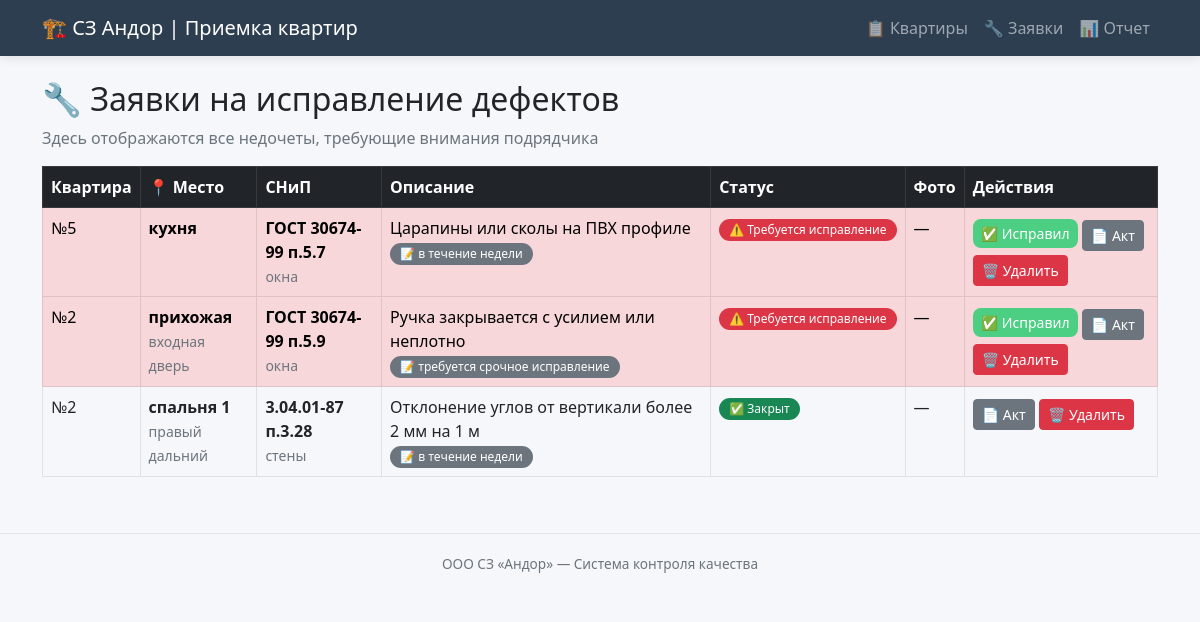
The app's page /defects with its own data.
### tables this page shows
CREATE TABLE defects (
            id INTEGER PRIMARY KEY AUTOINCREMENT,
            flat_id INTEGER NOT NULL,
            snip_defect_id INTEGER NOT NULL,
            room TEXT,
            location_detail TEXT,
            comment TEXT,
            photo_path TEXT,
            status TEXT DEFAULT 'open',
            created_at TIMESTAMP,
            fixed_at TIMESTAMP,
            FOREIGN KEY (flat_id) REFERENCES flats(id),
            FOREIGN KEY (snip_defect_id) REFERENCES snip_defects(id)
        );

CREATE TABLE flats (
    id INTEGER PRIMARY KEY AUTOINCREMENT,
    number TEXT NOT NULL,
    street TEXT,
    house TEXT,
    entrance INTEGER,
    floor INTEGER,
    status TEXT DEFAULT 'in_progress'
);

CREATE TABLE snip_defects (
            id INTEGER PRIMARY KEY AUTOINCREMENT,
            code TEXT NOT NULL,
            category TEXT NOT NULL,
            description TEXT NOT NULL,
            severity TEXT NOT NULL
        );

### app.py (the view)
@app.route('/defects')
def defects():
    conn = get_db()
    all_defects = conn.execute('''
        SELECT d.*, f.number as flat_number, f.street, f.house,
               s.code, s.category, s.description, s.severity
        FROM defects d
        JOIN flats f ON d.flat_id = f.id
        JOIN snip_defects s ON d.snip_defect_id = s.id
        ORDER BY
            CASE d.status
                WHEN 'open' THEN 1
                WHEN 'fixed' THEN 2
                WHEN 'closed' THEN 3
            END,
            d.created_at DESC
    ''').fetchall()
    conn.close()
    return render_template('defects.html', defects=all_defects)

### app.py (called while the page is built)
def get_db():
    conn = sqlite3.connect(DB_PATH)
    conn.row_factory = sqlite3.Row
    return conn

### templates/defects.html (shortened to what this page needs)
{% extends "base.html" %}
{% block content %}
<h2>🔧 Заявки на исправление дефектов</h2>
<p class="text-muted">Здесь отображаются все недочеты, требующие внимания подрядчика</p>
<div class="table-responsive">
    <table class="table table-bordered table-hover">
        <thead class="table-dark">
            <tr>
                <th>Квартира</th>
                <th>📍 Место</th>
                <th>СНиП</th>
                <th>Описание</th>
                <th>Статус</th>
                <th>Фото</th>
                <th>Действия</th>
            </tr>
        </thead>
        <tbody>
            {% for d in defects %}
            <tr class="{% if d.status == 'open' %}table-danger{% elif d.status == 'fixed' %}table-warning{% endif %}">
                <td>
                    №{{ d.flat_number }}<br>
                </td>
                <td>
                    {% if d.room %}
                        <strong>{{ d.room }}</strong>
                        {% if d.location_detail %}
                            <br><small class="text-muted">{{ d.location_detail }}</small>
                        {% endif %}
                    {% else %}
                        <span class="text-muted">—</span>
                    {% endif %}
                </td>
                <td>
                    <strong>{{ d.code }}</strong><br>
                    <span class="small text-muted">{{ d.category }}</span>
                </td>
                <td>
                    {{ d.description[:80] }}
                    {% if d.comment %}
                        <br><span class="badge bg-secondary">📝 {{ d.comment[:40] }}</span>
                    {% endif %}
                 </td>
                <td>
                    {% if d.status == 'open' %}
                        <span class="badge bg-danger">⚠️ Требуется исправление</span>
                    {% elif d.status == 'fixed' %}
                        <span class="badge bg-warning">🔄 Ожидает проверки</span>
                    {% else %}
                        <span class="badge bg-success">✅ Закрыт</span>
                    {% endif %}
                 </td>
                <td>
                    {% if d.photo_path %}
                        <a href="/{{ d.photo_path }}" target="_blank" class="btn btn-sm btn-outline-info">📷 Фото</a>
                    {% else %}
                        —
                    {% endif %}
                 </td>
                <td>
                    {% if d.status == 'open' %}
                        <a href="/defect/{{ d.id }}/fix" class="btn btn-sm btn-success">✅ Исправил</a>
                    {% elif d.status == 'fixed' %}
                        <div class="btn-group btn-group-sm">
                            <a href="/defect/{{ d.id }}/close" class="btn btn-primary">✓ Принять</a>
                            <a href="/defect/{{ d.id }}/reopen" class="btn btn-danger">↺ На доработку</a>
                        </div>
                    {% endif %}
                    <a href="/generate_act/{{ d.id }}" class="btn btn-sm btn-secondary mt-1">📄 Акт</a>
                    <a href="/defect/{{ d.id }}/delete" class="btn btn-sm btn-danger mt-1" onclick="return confirm('Удалить этот недочет?')">🗑️ Удалить</a>
                 </td>
             </tr>
            {% endfor %}
        </tbody>
    </table>
</div>
{% endblock %}

### templates/base.html (style rules this page uses)
body { background-color: #f5f7fa; font-family: 'Segoe UI', Tahoma, Geneva, Verdana, sans-serif; }
.badge { padding: 5px 10px; font-weight: 500; border-radius: 20px; }
.btn-success { background-color: #4ccf83; border: none; border-radius: 8px; }

### records on screen
defects: flat_number "5", room "кухня", code "ГОСТ 30674-99 п.5.7", category "окна", description "Царапины или сколы на ПВХ профиле", comment "в течение недели", status "⚠️ Требуется исправление"
defects: flat_number "2", room "прихожая", location_detail "входная дверь", code "ГОСТ 30674-99 п.5.9", category "окна", description "Ручка закрывается с усилием или неплотно", comment "требуется срочное исправление", status "⚠️ Требуется исправление"
defects: flat_number "2", room "спальня 1", location_detail "правый дальний", code "3.04.01-87 п.3.28", category "стены", description "Отклонение углов от вертикали более 2 мм на 1 м", comment "в течение недели", status "✅ Закрыт"
